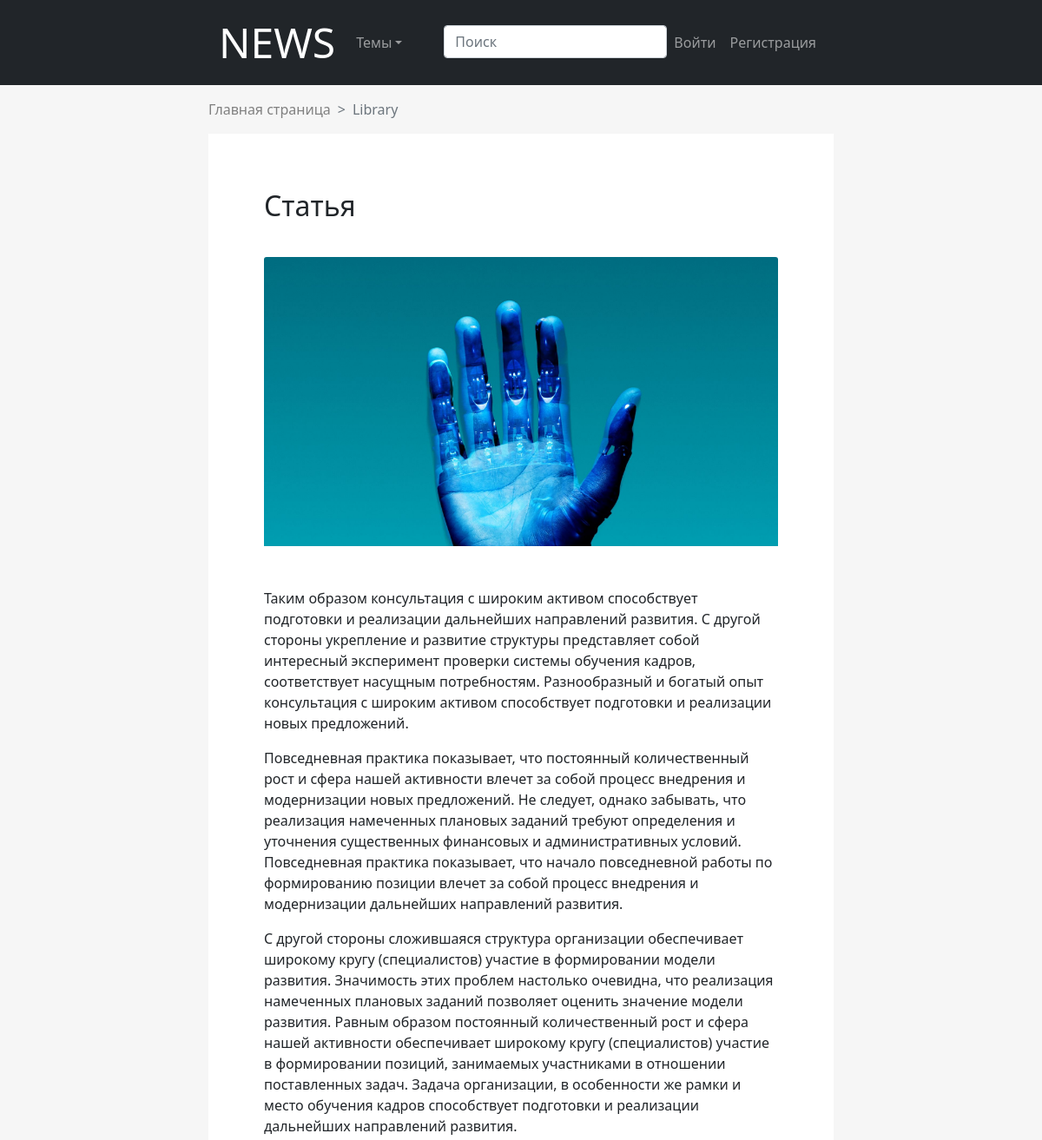
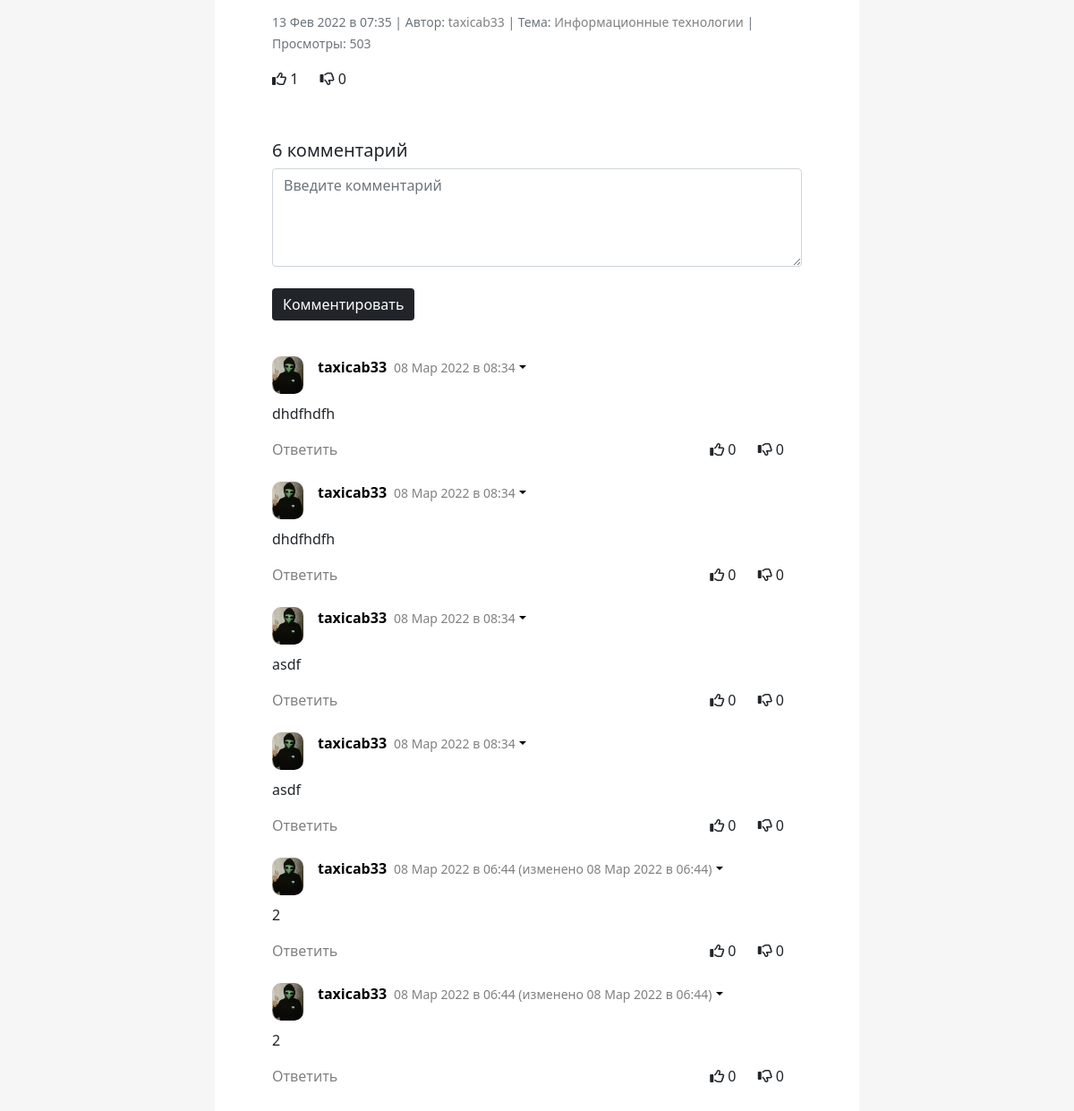
Page /statya-1644737758 on the committed database (2 pictures, top to bottom).
### newsapp/models.py (models this page shows, shortened)
class Article(models.Model):
    title = models.CharField(max_length=255, verbose_name="Заголовок")
    slug = models.SlugField(max_length=255, unique=True, db_index=True, blank=True, verbose_name="URL")
    content = models.TextField(blank=True, verbose_name="Текст статьи")
    photo = models.ImageField(upload_to="photos/%Y/%m/%d/", verbose_name="Изображение")
    time_create = models.DateTimeField(auto_now_add=True, verbose_name="Время создание")
    time_update = models.DateTimeField(auto_now=True, verbose_name="Время изменения")
    is_published = models.BooleanField(default=True, verbose_name="Публикация")
    tags = models.TextField(blank=True, verbose_name="Тэги")
    cat = models.ForeignKey('Category', on_delete=models.PROTECT, verbose_name="Категория")
    user = models.ForeignKey(User, on_delete=models.PROTECT, blank=True, verbose_name='Автор', related_name='author')
    views = models.IntegerField(default=0)  # в следующий раз сделать отдельным классов выше
    likes = models.IntegerField(default=0)
    dislikes = models.IntegerField(default=0)
    rating = models.IntegerField(default=0)
    votes = GenericRelation(LikeDislike, related_query_name='article_likes')
    comments = GenericRelation(Comment, related_query_name='article_comments')
    def save(self, *args, **kwargs):
        if not self.id:
            self.slug = gen_slug(self.title)
        super().save(*args, **kwargs)
    class Meta:
        verbose_name = "Статьи"
        verbose_name_plural = "Статьи"
        ordering = ['-views']

class Category(models.Model):
    name = models.CharField(max_length=100, db_index=True, verbose_name="Заголовок")
    slug = models.SlugField(max_length=255, blank=True, unique=True, db_index=True, verbose_name="URL")
    def get_absolute_url(self):
        return reverse('cat', kwargs={'cat_slug': self.slug})
    class Meta:
        verbose_name = "Категории новостей"
        verbose_name_plural = "Категории"
        ordering = ['id']

### comments/models.py (models this page shows)
class Comment(models.Model):
    user = models.ForeignKey(User, related_name='Пользователь', on_delete=models.CASCADE)
    text = models.TextField(blank=True, verbose_name="Текст комментария")
    content_type = models.ForeignKey(ContentType, on_delete=models.CASCADE)
    object_id = models.PositiveIntegerField()
    votes = GenericRelation(LikeDislike, related_query_name='comments')
    time_create = models.DateTimeField(auto_now_add=True, verbose_name="Время создание")
    time_update = models.DateTimeField(auto_now=True, verbose_name="Время изменения")
    parent = models.ForeignKey(
        'self', verbose_name="Родитель", on_delete=models.CASCADE, blank=True, null=True
    )
    likes = models.IntegerField(default=0)
    dislikes = models.IntegerField(default=0)
    rating = models.IntegerField(default=0)
    class Meta:
        ordering = ['-time_create']

### account/models.py (models this page shows, shortened)
class UserProfile(models.Model):
    user = models.OneToOneField(User, on_delete=models.CASCADE)
    avatar = models.ImageField(upload_to='images/users', blank=True, null=True, verbose_name='Изображение профиля')
    slug = models.SlugField(max_length=255, unique=True, db_index=True, null=True, blank=True, verbose_name="URL")
    title = models.CharField(max_length=255, blank=True, verbose_name="Заголовок", null=True)
    description = models.TextField(blank=True, verbose_name="Расскажите о себе", null=True)
    rating = models.IntegerField(default=0)
    class Meta:
        verbose_name = 'Профиль'
        verbose_name_plural = 'Профили'
    def get_absolute_url(self):
        return reverse('user', kwargs={'user_slug': self.slug})

### newsapp/views.py (the view)
# urls.py: path('<slug:article_slug>', ShowArticle.as_view(), name='article'),
class ShowArticle(DetailView, DataMixin):
    model = Article
    template_name = 'newsapp/article.html'
    slug_url_kwarg = 'article_slug'
    context_object_name = 'article'
    def get_context_data(self, *, object_list=None, **kwargs):
        context = super().get_context_data(**kwargs)
        c_def = self.get_user_context(title=context['object'].title)
        self.update_views(context['article'])
        return dict(list(context.items()) + list(c_def.items()))
    def get_object(self):
        return self.model.objects.select_related('user', 'cat', 'user__userprofile')\
            .prefetch_related('comments', 'comments__parent', 'comments__user__userprofile')\
            .get(slug=self.kwargs['article_slug'])

### newsapp/utils.py (called while the page is built)
    def get_user_context(self, **kwargs):
        context = kwargs
        cats = Category.objects.all()
        context['cats'] = cats
        return context

    def update_views(self, article):
        article.views += 1
        article.save()

### newsapp/templates/newsapp/article.html (shortened to what this page needs)
{% extends 'newsapp/base.html'%}
{% load static %}
{% load cache %}
			{% block content %}
  				<div class="mb-3">
				    <h2 class="card-title">{{article.title}}</h2>
				  	<img src="{{article.photo.url}}" class="card-img-top article-img" alt="...">
				    <p class="card-text">{{article.content|linebreaks}}</p>
				    <p class="card-text"><small class="text-muted">
						{{article.time_create|date:"d M Y"}} в {{article.time_create.time|date:"H:i"}}
						| Автор: <a href="{{article.user.userprofile.get_absolute_url}}">{{article.user.username}}</a>
                    	| Тема: <a href="{{article.cat.get_absolute_url}}">{{article.cat.name}}</a>
						| Просмотры: {{article.views}}</small></p>
				   <ul class="votes">
						<li data-id="{{ article.slug }}" data-type="Article" data-action="like" title="Нравится">
							<span class="fa-regular fa-thumbs-up"></span>
							<span data-count="like">{{ article.likes }}</span>
						</li>
						<li data-id="{{ article.slug }}" data-type="Article" data-action="dislike" title="Не нравится">
							<span class="fa-regular fa-thumbs-down"></span>
							<span data-count="dislike">{{ article.dislikes }}</span>
						</li>
				   </ul>
				</div>
  				<div class="comments-section">
  				<h5 id="comments_count">
					{{ article.comments.count }} комментарий
				</h5>
  				<form id="comment_form" data-obj_id="{{article.slug}}">
	  				<div class="input-group">
					  <textarea id="comment_text" placeholder="Введите комментарий" class="form-control"
								rows="4"></textarea>
					</div>
					<button class="btn btn-secondary comment-btn" type="submit">Комментировать</button>
  				</form>
				<div id="comments">
					{% for comment in article.comments.all %}
					{%if comment.parent.pk is none %}
					<div class="user-comment mb-2" id="comment-{{comment.id}}">
						<div class="user-info">
							<div class="avatar">
								<a href="{{comment.user.userprofile.get_absolute_url}}">
									{%if comment.user.userprofile.avatar %}
									<img class="small-user-image" src="{{comment.user.userprofile.avatar.url}}" alt="">
									{%else%}
									<img class="small-user-image" src="{%static 'newsapp/images/no-profile-photo.png'%}"
										 alt="">
									{%endif%}
								</a>
							</div>
							<div class="login">
								<a href="{{comment.user.userprofile.get_absolute_url}}">{{comment.user.username}}</a>
							</div>
							<div class="datetime">
								<small class="small">
									{{comment.time_create|date:"d M Y"}} в {{comment.time_create.time|date:"H:i"}}
									{% if comment.time_create != comment.time_update %}
									(изменено {{comment.time_update|date:"d M Y"}} в
									{{comment.time_update.time|date:"H:i"}})
									{%endif%}
								</small>
							</div>
							<div class="btn-group comment_menu">
							  <button class="dropdown-toggle" type="button" data-bs-toggle="dropdown"
									  aria-expanded="false">
							  </button>
							</div>
						</div>
						<div class="comment mt-2">
							<p class="comment-text" id="comment-text-{{comment.id}}">{{comment.text}}</p>
							<div class="comment-reactions">
								<p class="answer-btn" data-comment_id="{{comment.pk}}" data-action="comment">
									Ответить
								</p>
								<ul class="votes">
									<li data-id="{{ comment.id }}" data-type="Comment" data-action="like"
										title="Нравится">
										<span class="fa-regular fa-thumbs-up"></span>
										<span data-count="like">{{ comment.likes }}</span>
									</li>
									<li data-id="{{ comment.id }}" data-type="Comment" data-action="dislike"
										title="Не нравится">
										<span class="fa-regular fa-thumbs-down"></span>
										<span data-count="dislike">{{ comment.dislikes }}</span>
									</li>
								 </ul>
							</div>
						</div>
					</div>
					{%endif%}
					{%endfor%}
  				</div>
  			</div>
			{% endblock %}

### newsapp/static/newsapp/css/style.css (style rules this page uses)
body { background-color: #F6F6F6 ; }
a { text-decoration: none; color:#808080; ; }
.btn { background-color: #212529; border: none; }
.comments-section { margin: 56px 0 0 0; }
.article-img { margin: 32px 0 32px 0; }
.comment-btn { margin-top: 24px; }
#comments { margin-top: 40px; }
.comment_menu { margin-bottom: 20px; }
.comment_menu button { background: transparent !important; border: none; padding: 0px; }
.avatar { padding: 0; border-radius: 3px; }
.login a { color: black !important; margin: 0 8px 0 16px; font-weight: 600; }
.datetime { color: #808080; }
.user-info { display: flex; flex-direction: row; justify-content: left; }
.small-user-image { border-radius: 10px; width: 35px; height: auto; }
.answer-btn { color: #808080; }
.comment-reactions { display: flex; flex-direction: row; justify-content: space-between; }
.votes { padding: 0px !important; }
.votes li { list-style-type: none !important; cursor: pointer; display: inline; margin-right: 20px; }

### rows in the picture
Article: title "Статья", photo (picture), content "Таким образом консультация с широким активом способствует подготовки и реализации дальнейших направлений развития. С другой стороны укрепление и развитие структуры представляет собой интересный эксперимент проверки системы обучения кадров, соответствует насущным потребностям. Разнообразный и богатый опыт консультация с широким активом способствует подготовки и реализации новых предложений. Повседневная практика показывает, что постоянный количественный рост и сфера нашей активности влечет за собой процесс внедрения и модернизации новых предложений. Не следует, однако забывать, что реализация намеченных плановых заданий требуют определения и уточнения существенных финансовых и…", time_create "13 Фев 2022", time_create.time "07:35", user.username "taxicab33", cat.name "Информационные технологии", views "503", likes "1", dislikes "0", comments.count "6"
Comment: user.userprofile.avatar (picture), user.username "taxicab33", time_create "08 Мар 2022", time_create.time "08:34", text "dhdfhdfh", likes "0", dislikes "0"
Comment: user.userprofile.avatar (picture), user.username "taxicab33", time_create "08 Мар 2022", time_create.time "08:34", text "dhdfhdfh", likes "0", dislikes "0"
Comment: user.userprofile.avatar (picture), user.username "taxicab33", time_create "08 Мар 2022", time_create.time "08:34", text "asdf", likes "0", dislikes "0"
Comment: user.userprofile.avatar (picture), user.username "taxicab33", time_create "08 Мар 2022", time_create.time "08:34", text "asdf", likes "0", dislikes "0"
Comment: user.userprofile.avatar (picture), user.username "taxicab33", time_create "08 Мар 2022", time_create.time "06:44", time_update "08 Мар 2022", time_update.time "06:44", text "2", likes "0", dislikes "0"
Comment: user.userprofile.avatar (picture), user.username "taxicab33", time_create "08 Мар 2022", time_create.time "06:44", time_update "08 Мар 2022", time_update.time "06:44", text "2", likes "0", dislikes "0"
